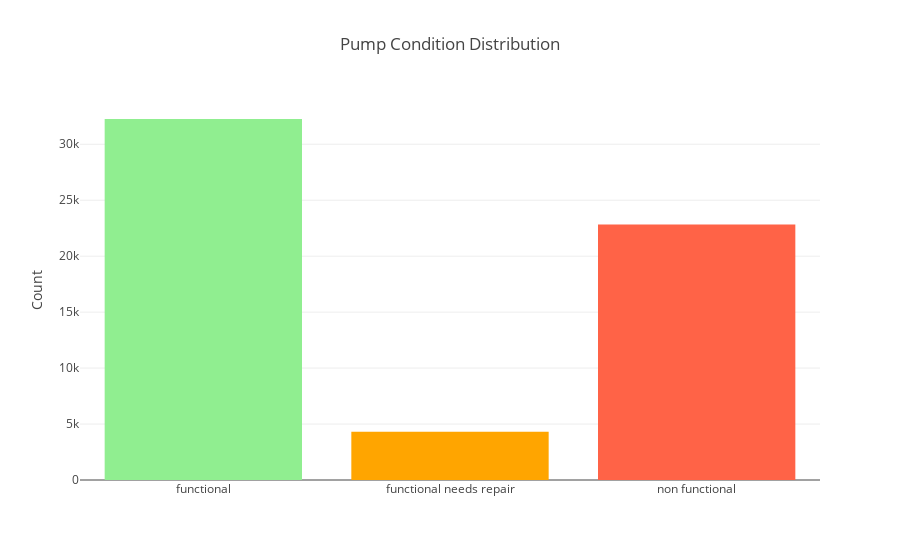

Write notebook code for a chart like this one.
### Code cell
trace0 = go.Bar(name='functional', x=['functional'], y=[counts.loc['functional','id']],
               marker=dict(color='lightgreen'), showlegend=False)

trace1 = go.Bar(name='functional needs repair', x=['functional needs repair'], y=[counts.loc['functional needs repair','id']],
               marker=dict(color='orange'), showlegend=False)

trace2 = go.Bar(name='non functional', x=['non functional'], y=[counts.loc['non functional','id']],
               marker=dict(color='tomato'), showlegend=False)

layout = go.Layout(title='Pump Condition Distribution',
                  yaxis=dict(title='Count'))

fig = go.Figure([trace0, trace1, trace2], layout=layout)

iplot(fig, filename='pump-conditions.html')

### Figure 1 — Plotly figure (JSON) as saved in the notebook; plotly's stock layout.template omitted (floating-point values rounded to 4 significant figures)
{"data": [{"marker": {"color": "lightgreen"}, "name": "functional", "showlegend": false, "type": "bar", "uid": "3a63f186-c2fb-11e9-90f6-e442a6f8adc6", "x": ["functional"], "y": [32259]}, {"marker": {"color": "orange"}, "name": "functional needs repair", "showlegend": false, "type": "bar", "uid": "3a63f187-c2fb-11e9-bff7-e442a6f8adc6", "x": ["functional needs repair"], "y": [4317]}, {"marker": {"color": "tomato"}, "name": "non functional", "showlegend": false, "type": "bar", "uid": "3a63f188-c2fb-11e9-8df3-e442a6f8adc6", "x": ["non functional"], "y": [22824]}], "layout": {"title": "Pump Condition Distribution", "yaxis": {"title": "Count"}}}
